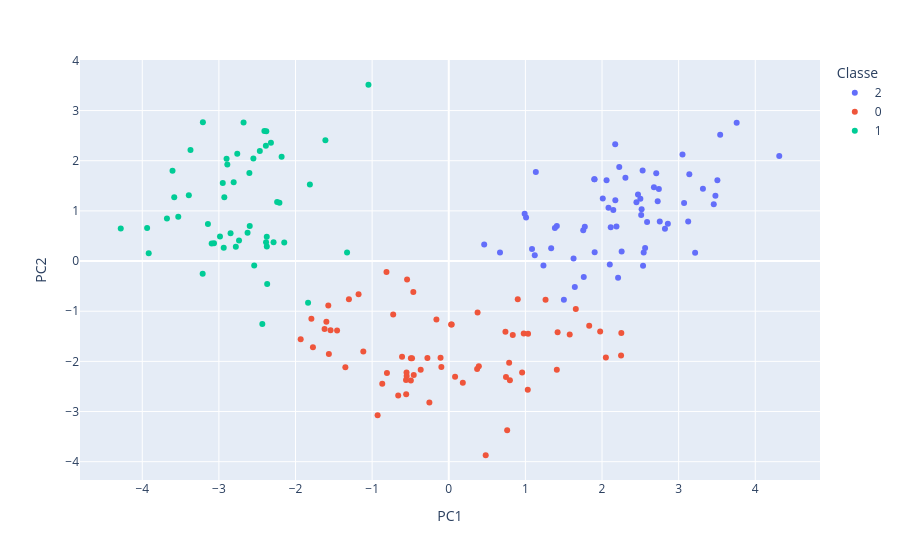

Notebook cell for this chart:
### Markdown cell above
#### <font color='bisque'> Visualiser les classes prédites par Kmeans

### Code cell
# Visualiser les classes suivant les deux composantes
scatter_plot(New_df, kmeans_partition)
